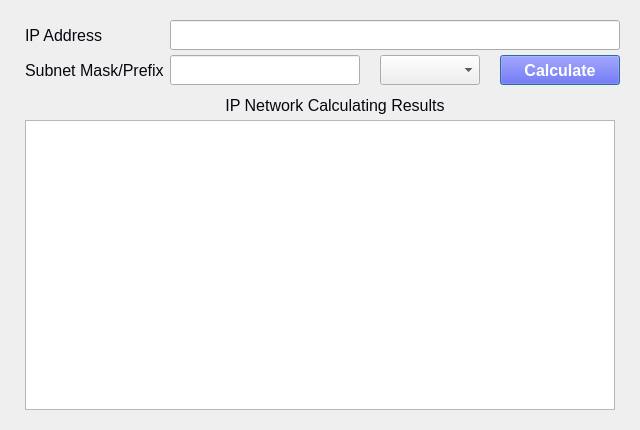
<?xml version="1.0" encoding="UTF-8"?>
<ui version="4.0">
 <class>DialogIPCalculator</class>
 <widget class="QDialog" name="DialogIPCalculator">
  <property name="geometry">
   <rect>
    <x>0</x>
    <y>0</y>
    <width>640</width>
    <height>430</height>
   </rect>
  </property>
  <property name="minimumSize">
   <size>
    <width>640</width>
    <height>430</height>
   </size>
  </property>
  <property name="maximumSize">
   <size>
    <width>640</width>
    <height>430</height>
   </size>
  </property>
  <property name="font">
   <font>
    <pointsize>12</pointsize>
   </font>
  </property>
  <property name="windowTitle">
   <string>IP Network Calculator Window</string>
  </property>
  <widget class="QLabel" name="label_ip_address">
   <property name="geometry">
    <rect>
     <x>25</x>
     <y>20</y>
     <width>150</width>
     <height>30</height>
    </rect>
   </property>
   <property name="font">
    <font>
     <pointsize>12</pointsize>
     <weight>50</weight>
     <bold>false</bold>
    </font>
   </property>
   <property name="styleSheet">
    <string notr="true">color: rgb(4, 7, 15);</string>
   </property>
   <property name="text">
    <string>IP Address</string>
   </property>
  </widget>
  <widget class="QLineEdit" name="lineEdit_ip_address">
   <property name="geometry">
    <rect>
     <x>170</x>
     <y>20</y>
     <width>450</width>
     <height>30</height>
    </rect>
   </property>
   <property name="font">
    <font>
     <pointsize>11</pointsize>
    </font>
   </property>
   <property name="text">
    <string/>
   </property>
   <property name="alignment">
    <set>Qt::AlignLeading|Qt::AlignLeft|Qt::AlignVCenter</set>
   </property>
   <property name="placeholderText">
    <string/>
   </property>
  </widget>
  <widget class="QLabel" name="label_SubnetMask">
   <property name="geometry">
    <rect>
     <x>25</x>
     <y>55</y>
     <width>140</width>
     <height>30</height>
    </rect>
   </property>
   <property name="font">
    <font>
     <pointsize>12</pointsize>
     <weight>50</weight>
     <bold>false</bold>
    </font>
   </property>
   <property name="styleSheet">
    <string notr="true">color: rgb(4, 7, 15);</string>
   </property>
   <property name="text">
    <string>Subnet Mask/Prefix</string>
   </property>
  </widget>
  <widget class="QPushButton" name="pushButton_Calculate">
   <property name="geometry">
    <rect>
     <x>500</x>
     <y>55</y>
     <width>120</width>
     <height>30</height>
    </rect>
   </property>
   <property name="font">
    <font>
     <pointsize>12</pointsize>
     <weight>75</weight>
     <bold>true</bold>
    </font>
   </property>
   <property name="styleSheet">
    <string notr="true">color: rgb(255, 255, 255);
background-color: rgb(72, 69, 228);</string>
   </property>
   <property name="text">
    <string>Calculate</string>
   </property>
  </widget>
  <widget class="QLabel" name="label_Result">
   <property name="geometry">
    <rect>
     <x>200</x>
     <y>90</y>
     <width>270</width>
     <height>30</height>
    </rect>
   </property>
   <property name="minimumSize">
    <size>
     <width>270</width>
     <height>30</height>
    </size>
   </property>
   <property name="maximumSize">
    <size>
     <width>270</width>
     <height>30</height>
    </size>
   </property>
   <property name="font">
    <font>
     <pointsize>12</pointsize>
     <weight>50</weight>
     <bold>false</bold>
    </font>
   </property>
   <property name="styleSheet">
    <string notr="true">color: rgb(4, 7, 15);</string>
   </property>
   <property name="text">
    <string>IP Network Calculating Results</string>
   </property>
   <property name="alignment">
    <set>Qt::AlignCenter</set>
   </property>
  </widget>
  <widget class="QComboBox" name="comboBox_IPVersion">
   <property name="geometry">
    <rect>
     <x>380</x>
     <y>55</y>
     <width>100</width>
     <height>30</height>
    </rect>
   </property>
  </widget>
  <widget class="QLineEdit" name="lineEdit_SubnetMask">
   <property name="geometry">
    <rect>
     <x>170</x>
     <y>55</y>
     <width>190</width>
     <height>30</height>
    </rect>
   </property>
   <property name="text">
    <string/>
   </property>
   <property name="alignment">
    <set>Qt::AlignLeading|Qt::AlignLeft|Qt::AlignVCenter</set>
   </property>
   <property name="placeholderText">
    <string/>
   </property>
  </widget>
  <widget class="QTextEdit" name="textEdit_Result">
   <property name="geometry">
    <rect>
     <x>25</x>
     <y>120</y>
     <width>590</width>
     <height>290</height>
    </rect>
   </property>
   <property name="font">
    <font>
     <pointsize>9</pointsize>
    </font>
   </property>
   <property name="styleSheet">
    <string notr="true">color: rgb(0, 0, 127);</string>
   </property>
   <property name="readOnly">
    <bool>true</bool>
   </property>
  </widget>
 </widget>
 <tabstops>
  <tabstop>comboBox_IPVersion</tabstop>
  <tabstop>lineEdit_ip_address</tabstop>
  <tabstop>lineEdit_SubnetMask</tabstop>
  <tabstop>pushButton_Calculate</tabstop>
  <tabstop>textEdit_Result</tabstop>
 </tabstops>
 <resources/>
 <connections/>
</ui>
